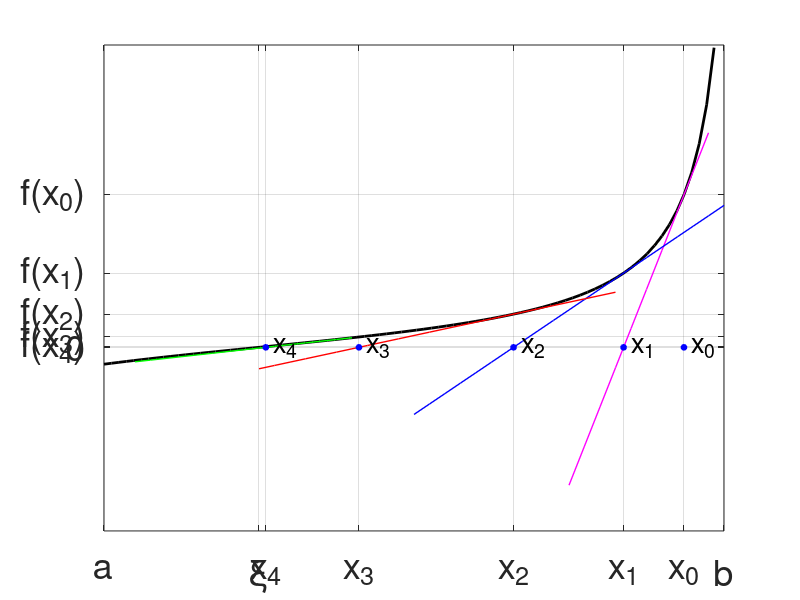

Write MATLAB code to recreate this figure.
clear all
clc
close all

f = @(x)  tan(x);%x.^2-4;
df = @(x) 1./cos(x).^2;%2*x;
r = @(x,x0) df(x0)*(x-x0)+f(x0);
N = @(u) u - f(u)/df(u);

xv = -0.5:0.024:pi/2-0.1;




x0 = pi/2-0.2;


 x1 = N(x0);

  x2 = N(x1);


  x3 = N(x2);

  x4 = N(x3);





% Definir labels do grafico
SizeFontTitle = 16; % definir o tamanho da fonte  titulo
SizeFontlabel = 26; % definir o tamanho da fonte dos labels
SizeFontTick = 26;

set(gca,'FontSize',SizeFontTick)

%xlabel('x','fontsize',SizeFontlabel)
%ylabel('y','fontsize',SizeFontlabel)
%}



%%%%%%%%%%%%%%%%%%%%%%%%%%%%%%%%%%%%

% Iteracao 0
figure(1)
plot(xv, f(xv),'-k', 'linewidth',2)
hold on
grid on
x0 = pi/2-0.2;

plot(x0,0,'o', 'LineWidth',1,...
        'MarkerSize',4,...
        'MarkerEdgeColor','b',...
        'MarkerFaceColor','b')
 text(x0+0.025,0,'x_0','FontSize',20)

 %  --- Ticks ----

set(gca,'FontSize',SizeFontTick)
set(gca,'XTick',[-0.5 0  x0 1.5])
set(gca,'XTickLabel',{'a', '\xi','x_0','b' },...
    'fontsize',SizeFontTick)

set(gca,'YTick',[ f(0)  f(x0) ])
set(gca,'YTickLabel',{'0','f(x_0)'})

xlim([ -0.5  1.5])
ylim([ -5.94 9.78])
 pause(10)


 % Iteracao 1
 xv1 = 1:0.05:pi/2-0.1;
plot(xv1,r(xv1,x0),'-m','LineWidth',1)

% x1 = N(x0);
plot(x1,0,'o', 'LineWidth',1,...
        'MarkerSize',4,...
        'MarkerEdgeColor','b',...
        'MarkerFaceColor','b')
  text(x1+0.025,0,'x_1','FontSize',20)

 set(gca,'FontSize',SizeFontTick)
set(gca,'XTick',[-0.5 0  x1  x0 1.5])
set(gca,'XTickLabel',{'a', '\xi','x_1','x_0','b' },...
    'fontsize',SizeFontTick)

set(gca,'YTick',[ f(0)  f(x1) f(x0) ])
set(gca,'YTickLabel',{'0','f(x_1)','f(x_0)'})

xlim([ -0.5  1.5])
ylim([ -5.94 9.78])
 pause(5)




  % Iteracao 2
  %x2 = N(x1);
  xv2 = 0.5:0.05:1.5;
  plot(xv2,r(xv2,x1),'-b','LineWidth',1)

plot(x2,0,'o', 'LineWidth',1,...
        'MarkerSize',4,...
        'MarkerEdgeColor','b',...
        'MarkerFaceColor','b')
  text(x2+0.025,0,'x_2','FontSize',20)


  set(gca,'FontSize',SizeFontTick)
set(gca,'XTick',[-0.5 0  x2  x1  x0 1.5])
set(gca,'XTickLabel',{'a', '\xi','x_2','x_1','x_0','b' },...
    'fontsize',SizeFontTick)

set(gca,'YTick',[ f(0)   f(x2)  f(x1) f(x0) ])
set(gca,'YTickLabel',{'0','f(x_2)' ,'f(x_1)','f(x_0)'})

xlim([ -0.5  1.5])
ylim([ -5.94 9.78])
 pause(5)




  % Iteracao 3
  xv2 = 0:0.05:x1;
  plot(xv2,r(xv2,x2),'-r','LineWidth',1)

plot(x3,0,'o', 'LineWidth',1,...
        'MarkerSize',4,...
        'MarkerEdgeColor','b',...
        'MarkerFaceColor','b')
  text(x3+0.025,0,'x_3','FontSize',20)

  set(gca,'FontSize',SizeFontTick)
set(gca,'XTick',[-0.5 0 x3   x2  x1  x0 1.5])
set(gca,'XTickLabel',{'a', '\xi', 'x_3', 'x_2','x_1','x_0','b' },...
    'fontsize',SizeFontTick)

set(gca,'YTick',[ f(0)    f(x3) f(x2)  f(x1) f(x0) ])
set(gca,'YTickLabel',{'0','f(x_3)','f(x_2)' ,'f(x_1)','f(x_0)'})

xlim([ -0.5  1.5])
ylim([ -5.94 9.78])
 pause(5)




% Iteracao 4
  %x4 = N(x3);
  xv3 = -0.4:0.05:x3;
  plot(xv3,r(xv3,x3),'-g','LineWidth',1)

plot(x4,0,'o', 'LineWidth',1,...
        'MarkerSize',4,...
        'MarkerEdgeColor','b',...
        'MarkerFaceColor','b')
  text(x4+0.025,0,'x_4','FontSize',20)

set(gca,'FontSize',SizeFontTick)
set(gca,'XTick',[-0.5 0  x4 x3   x2  x1  x0 1.5])
set(gca,'XTickLabel',{'a', '\xi', 'x_4' ,'x_3', 'x_2','x_1','x_0','b' },...
    'fontsize',SizeFontTick)

set(gca,'YTick',[ f(0)    f(x4)  f(x3) f(x2)  f(x1) f(x0) ])
set(gca,'YTickLabel',{'0','f(x_4)','f(x_3)','f(x_2)' ,'f(x_1)','f(x_0)'})

xlim([ -0.5  1.5])
ylim([ -5.94 9.78])
 pause(5)



